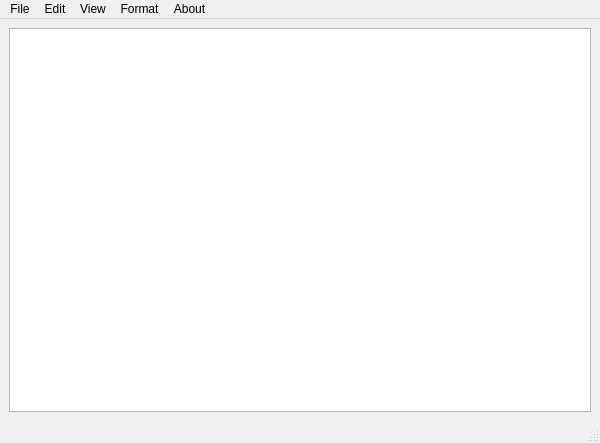
<?xml version="1.0" encoding="UTF-8"?>
<ui version="4.0">
 <class>Kpad</class>
 <widget class="QMainWindow" name="Kpad">
  <property name="geometry">
   <rect>
    <x>0</x>
    <y>0</y>
    <width>600</width>
    <height>443</height>
   </rect>
  </property>
  <property name="windowTitle">
   <string>Notepad</string>
  </property>
  <property name="animated">
   <bool>false</bool>
  </property>
  <widget class="QWidget" name="centralwidget">
   <property name="minimumSize">
    <size>
     <width>600</width>
     <height>400</height>
    </size>
   </property>
   <layout class="QVBoxLayout" name="verticalLayout">
    <item>
     <widget class="QTextEdit" name="textEdit">
      <property name="minimumSize">
       <size>
        <width>550</width>
        <height>380</height>
       </size>
      </property>
     </widget>
    </item>
   </layout>
  </widget>
  <widget class="QStatusBar" name="statusbar"/>
  <widget class="QMenuBar" name="menubar">
   <property name="geometry">
    <rect>
     <x>0</x>
     <y>0</y>
     <width>600</width>
     <height>21</height>
    </rect>
   </property>
   <widget class="QMenu" name="menuFile">
    <property name="title">
     <string>File</string>
    </property>
    <addaction name="actionCode"/>
    <addaction name="actionNewDocument"/>
    <addaction name="actionOpen"/>
    <addaction name="actionSave"/>
    <addaction name="actionSave_as"/>
    <addaction name="actionSave_as_HTML"/>
    <addaction name="actionExit"/>
   </widget>
   <widget class="QMenu" name="menuEdit">
    <property name="title">
     <string>Edit</string>
    </property>
    <addaction name="actionUndo"/>
    <addaction name="actionRedo"/>
    <addaction name="separator"/>
    <addaction name="actionCut"/>
    <addaction name="actionCopy"/>
    <addaction name="actionPaste"/>
   </widget>
   <widget class="QMenu" name="menuAbout">
    <property name="title">
     <string>About</string>
    </property>
    <addaction name="actionAbout_me"/>
   </widget>
   <widget class="QMenu" name="menuFormat">
    <property name="title">
     <string>Format</string>
    </property>
    <widget class="QMenu" name="menuFormat_2">
     <property name="title">
      <string>Bullet Points</string>
     </property>
     <addaction name="actionDisc"/>
     <addaction name="actionCircle"/>
     <addaction name="actionSquare"/>
     <addaction name="actionDecimal"/>
     <addaction name="actionLowerAlpha"/>
     <addaction name="actionUpperAlpha"/>
     <addaction name="actionLowerRoman"/>
     <addaction name="actionUpperRoman"/>
    </widget>
    <addaction name="actionIncrease_Font"/>
    <addaction name="actionDecrease_Font"/>
    <addaction name="separator"/>
    <addaction name="actionBold"/>
    <addaction name="actionItalic"/>
    <addaction name="actionUnderline"/>
    <addaction name="separator"/>
    <addaction name="actionLeft_Align"/>
    <addaction name="actionCenter_Align"/>
    <addaction name="actionRight_Align"/>
    <addaction name="separator"/>
    <addaction name="menuFormat_2"/>
    <addaction name="separator"/>
    <addaction name="actionHighlight"/>
    <addaction name="actionTextColor"/>
   </widget>
   <widget class="QMenu" name="menuView">
    <property name="title">
     <string>View</string>
    </property>
    <addaction name="actionZoom_In"/>
    <addaction name="actionZoom_Out"/>
    <addaction name="actionToggleTheme"/>
   </widget>
   <addaction name="menuFile"/>
   <addaction name="menuEdit"/>
   <addaction name="menuView"/>
   <addaction name="menuFormat"/>
   <addaction name="menuAbout"/>
  </widget>
  <action name="actionNewDocument">
   <property name="icon">
    <iconset theme="QIcon::ThemeIcon::DocumentNew">
     <normalon>:/icons/icons/new-document.png</normalon>
    </iconset>
   </property>
   <property name="text">
    <string>New</string>
   </property>
   <property name="shortcut">
    <string>Ctrl+N</string>
   </property>
  </action>
  <action name="actionOpen">
   <property name="icon">
    <iconset theme="QIcon::ThemeIcon::DocumentOpen">
     <normaloff>:/icons/icons/open.png</normaloff>
     <normalon>:/icons/icons/open.png</normalon>:/icons/icons/open.png</iconset>
   </property>
   <property name="text">
    <string>Open</string>
   </property>
   <property name="font">
    <font>
     <pointsize>12</pointsize>
    </font>
   </property>
   <property name="shortcut">
    <string>Ctrl+O</string>
   </property>
  </action>
  <action name="actionSave">
   <property name="icon">
    <iconset theme="QIcon::ThemeIcon::DocumentSave">
     <normalon>:/icons/icons/save.png</normalon>
    </iconset>
   </property>
   <property name="text">
    <string>Save</string>
   </property>
   <property name="shortcut">
    <string>Ctrl+S</string>
   </property>
  </action>
  <action name="actionSave_as">
   <property name="icon">
    <iconset theme="QIcon::ThemeIcon::DocumentSaveAs">
     <normalon>:/icons/icons/save-as.png</normalon>
    </iconset>
   </property>
   <property name="text">
    <string>Save as</string>
   </property>
   <property name="shortcut">
    <string>Ctrl+Shift+S</string>
   </property>
  </action>
  <action name="actionExit">
   <property name="icon">
    <iconset theme="QIcon::ThemeIcon::ApplicationExit">
     <normaloff>:/icons/icons/exit.png</normaloff>
     <normalon>:/icons/icons/exit.png</normalon>:/icons/icons/exit.png</iconset>
   </property>
   <property name="text">
    <string>Exit</string>
   </property>
   <property name="shortcut">
    <string>Ctrl+Shift+X</string>
   </property>
  </action>
  <action name="actionCopy">
   <property name="icon">
    <iconset theme="QIcon::ThemeIcon::EditCopy">
     <normalon>:/icons/icons/copy.png</normalon>
    </iconset>
   </property>
   <property name="text">
    <string>Copy</string>
   </property>
   <property name="shortcut">
    <string>Ctrl+C</string>
   </property>
  </action>
  <action name="actionPaste">
   <property name="icon">
    <iconset theme="QIcon::ThemeIcon::EditPaste">
     <normalon>:/icons/icons/paste.png</normalon>
    </iconset>
   </property>
   <property name="text">
    <string>Paste</string>
   </property>
   <property name="shortcut">
    <string>Ctrl+P</string>
   </property>
  </action>
  <action name="actionCut">
   <property name="icon">
    <iconset theme="QIcon::ThemeIcon::EditCut">
     <normaloff>:/icons/icons/cut.png</normaloff>
     <normalon>:/icons/icons/cut.png</normalon>:/icons/icons/cut.png</iconset>
   </property>
   <property name="text">
    <string>Cut</string>
   </property>
   <property name="shortcut">
    <string>Ctrl+X</string>
   </property>
  </action>
  <action name="actionUndo">
   <property name="icon">
    <iconset theme="QIcon::ThemeIcon::EditUndo">
     <normaloff>:/icons/icons/undo.png</normaloff>:/icons/icons/undo.png</iconset>
   </property>
   <property name="text">
    <string>Undo</string>
   </property>
   <property name="shortcut">
    <string>Ctrl+Z</string>
   </property>
  </action>
  <action name="actionRedo">
   <property name="icon">
    <iconset theme="QIcon::ThemeIcon::EditRedo">
     <normalon>:/icons/icons/redo.png</normalon>
    </iconset>
   </property>
   <property name="text">
    <string>Redo</string>
   </property>
   <property name="shortcut">
    <string>Ctrl+Y</string>
   </property>
  </action>
  <action name="actionAbout_me">
   <property name="icon">
    <iconset theme="QIcon::ThemeIcon::HelpFaq">
     <normalon>:/icons/icons/about.png</normalon>
    </iconset>
   </property>
   <property name="text">
    <string>About me</string>
   </property>
  </action>
  <action name="actionIncrease_Font">
   <property name="icon">
    <iconset theme="QIcon::ThemeIcon::ListAdd"/>
   </property>
   <property name="text">
    <string>Increase Font</string>
   </property>
   <property name="shortcut">
    <string>Ctrl+Shift+=</string>
   </property>
  </action>
  <action name="actionDecrease_Font">
   <property name="icon">
    <iconset theme="QIcon::ThemeIcon::ListRemove"/>
   </property>
   <property name="text">
    <string>Decrease Font</string>
   </property>
   <property name="shortcut">
    <string>Ctrl+Shift+-</string>
   </property>
  </action>
  <action name="actionBold">
   <property name="icon">
    <iconset theme="QIcon::ThemeIcon::FormatTextBold"/>
   </property>
   <property name="text">
    <string>Bold</string>
   </property>
   <property name="shortcut">
    <string>Ctrl+B</string>
   </property>
  </action>
  <action name="actionItalic">
   <property name="icon">
    <iconset theme="QIcon::ThemeIcon::FormatTextItalic"/>
   </property>
   <property name="text">
    <string>Italic</string>
   </property>
   <property name="shortcut">
    <string>Ctrl+I</string>
   </property>
  </action>
  <action name="actionUnderline">
   <property name="icon">
    <iconset theme="QIcon::ThemeIcon::FormatTextUnderline"/>
   </property>
   <property name="text">
    <string>Underline</string>
   </property>
   <property name="shortcut">
    <string>Ctrl+U</string>
   </property>
  </action>
  <action name="actionLeft_Align">
   <property name="icon">
    <iconset theme="QIcon::ThemeIcon::FormatJustifyLeft"/>
   </property>
   <property name="text">
    <string>Left Align</string>
   </property>
   <property name="shortcut">
    <string>Ctrl+Shift+L</string>
   </property>
  </action>
  <action name="actionCenter_Align">
   <property name="icon">
    <iconset theme="QIcon::ThemeIcon::FormatJustifyCenter"/>
   </property>
   <property name="text">
    <string>Center Align</string>
   </property>
   <property name="shortcut">
    <string>Ctrl+Shift+C</string>
   </property>
  </action>
  <action name="actionRight_Align">
   <property name="icon">
    <iconset theme="QIcon::ThemeIcon::FormatJustifyRight"/>
   </property>
   <property name="text">
    <string>Right Align</string>
   </property>
   <property name="shortcut">
    <string>Ctrl+Shift+R</string>
   </property>
  </action>
  <action name="actionSave_as_HTML">
   <property name="icon">
    <iconset theme="QIcon::ThemeIcon::DocumentPageSetup"/>
   </property>
   <property name="text">
    <string>Save as HTML</string>
   </property>
  </action>
  <action name="actionZoom_In">
   <property name="icon">
    <iconset theme="QIcon::ThemeIcon::ZoomIn"/>
   </property>
   <property name="text">
    <string>Zoom In</string>
   </property>
   <property name="shortcut">
    <string>Ctrl+=</string>
   </property>
  </action>
  <action name="actionZoom_Out">
   <property name="icon">
    <iconset theme="QIcon::ThemeIcon::ZoomOut"/>
   </property>
   <property name="text">
    <string>Zoom Out</string>
   </property>
   <property name="shortcut">
    <string>Ctrl+-</string>
   </property>
  </action>
  <action name="actionDisc">
   <property name="text">
    <string>Disc</string>
   </property>
  </action>
  <action name="actionCircle">
   <property name="text">
    <string>Circle</string>
   </property>
  </action>
  <action name="actionSquare">
   <property name="text">
    <string>Square</string>
   </property>
  </action>
  <action name="actionDecimal">
   <property name="text">
    <string>Decimal</string>
   </property>
  </action>
  <action name="actionLowerAlpha">
   <property name="text">
    <string>LowerAlpha</string>
   </property>
  </action>
  <action name="actionUpperAlpha">
   <property name="text">
    <string>UpperAlpha</string>
   </property>
  </action>
  <action name="actionLowerRoman">
   <property name="text">
    <string>LowerRoman</string>
   </property>
  </action>
  <action name="actionUpperRoman">
   <property name="text">
    <string>UpperRoman</string>
   </property>
   <property name="toolTip">
    <string>UpperRoman</string>
   </property>
  </action>
  <action name="actionToggleTheme">
   <property name="checkable">
    <bool>true</bool>
   </property>
   <property name="checked">
    <bool>true</bool>
   </property>
   <property name="icon">
    <iconset theme="QIcon::ThemeIcon::WeatherClear"/>
   </property>
   <property name="text">
    <string>Toggle Light/Dark Mode</string>
   </property>
   <property name="shortcut">
    <string>Ctrl+Shift+D</string>
   </property>
  </action>
  <action name="actionCode">
   <property name="icon">
    <iconset theme="QIcon::ThemeIcon::Computer"/>
   </property>
   <property name="text">
    <string>Code</string>
   </property>
  </action>
  <action name="actionHighlight">
   <property name="checkable">
    <bool>true</bool>
   </property>
   <property name="icon">
    <iconset>
     <normaloff>icons/highlight.png</normaloff>icons/highlight.png</iconset>
   </property>
   <property name="text">
    <string>Highlight</string>
   </property>
   <property name="shortcut">
    <string>Ctrl+H</string>
   </property>
  </action>
  <action name="actionTextColor">
   <property name="checkable">
    <bool>true</bool>
   </property>
   <property name="icon">
    <iconset>
     <normaloff>icons/text_color.png</normaloff>icons/text_color.png</iconset>
   </property>
   <property name="text">
    <string>Text Color</string>
   </property>
   <property name="toolTip">
    <string>Text Color</string>
   </property>
  </action>
 </widget>
 <resources/>
 <connections/>
</ui>
